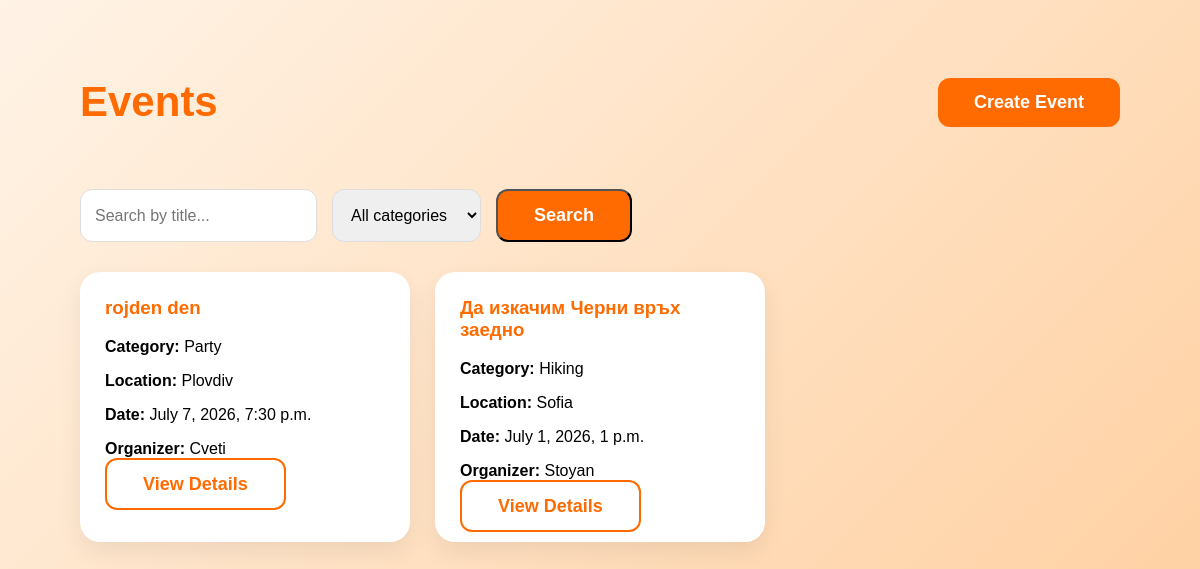
Before: /events/ (signed in) with the older database file.
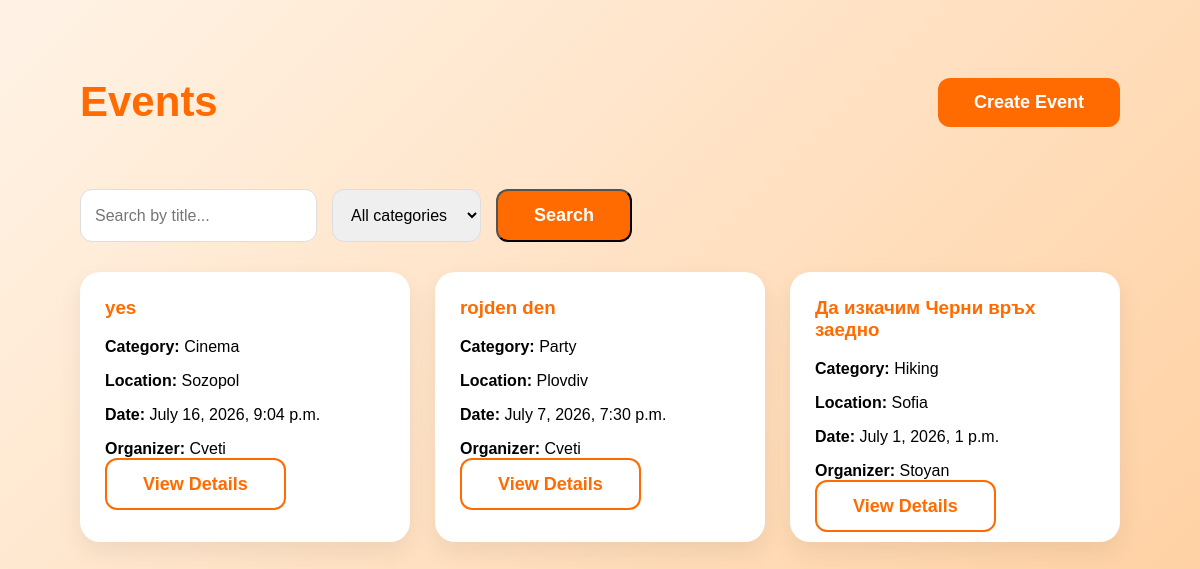
After: the same page with the newer database file.
### events/models.py (models this page shows, shortened)
class Event(models.Model):
    CATEGORY_CHOICES = [
        ("sport", "Sport"),
        ("party", "Party"),
        ("festival", "Festival"),
        ("hiking", "Hiking"),
        ("cinema", "Cinema"),
        ("concert", "Concert"),
        ("games", "Board Games"),
        ("other", "Other"),
    ]
    organizer = models.ForeignKey(
        User,
        on_delete=models.CASCADE,
        related_name="created_events"
    )
    title = models.CharField(max_length=100)
    description = models.TextField()
    category = models.CharField(
        max_length=50,
        choices=CATEGORY_CHOICES
    )
    location = models.CharField(max_length=150)
    date_time = models.DateTimeField()
    max_participants = models.PositiveIntegerField()
    is_adults_only = models.BooleanField(default=False)
    created_at = models.DateTimeField(auto_now_add=True)

### events/views.py (the view)
# urls.py: path("", views.events_list_view, name="events_list"),
@login_required
def events_list_view(request):
    events = Event.objects.all().order_by("-created_at")
    search_query = request.GET.get("search")
    category = request.GET.get("category")
    if search_query:
        events = events.filter(
            Q(title__icontains=search_query) |
            Q(location__icontains=search_query)
        )
    if category:
        events = events.filter(category=category)
    return render(request, "events/events_list.html", {
        "events": events,
        "search_query": search_query,
        "category": category,
        "categories": Event.CATEGORY_CHOICES,
    })

### events/templates/events/events_list.html (shortened to what this page needs)
{% extends "base.html" %}
{% block content %}
<div class="page-container">
    <div class="page-header">
        <h1>Events</h1>
        <a href="{% url 'create_event' %}" class="btn btn-primary">Create Event</a>
    </div>
    <form method="GET" class="filter-form">
        <input
            type="text"
            name="search"
            placeholder="Search by title..."
            value="{{ search_query|default:'' }}">
        <select name="category">
            <option value="">All categories</option>
        </select>
        <button type="submit" class="btn btn-primary">
            Search
        </button>
    </form>
    <div class="event-grid">
        {% for event in events %}
            <div class="event-card">
                <h3>{{ event.title }}</h3>
                <p><strong>Category:</strong> {{ event.get_category_display }}</p>
                <p><strong>Location:</strong> {{ event.location }}</p>
                <p><strong>Date:</strong> {{ event.date_time }}</p>
                <p><strong>Organizer:</strong> {{ event.organizer.username }}</p>
                <a href="{% url 'event_details' event.id %}" class="btn btn-outline">
                    View Details
                </a>
            </div>
        {% empty %}
            <div class="event-card">
                <h3>No events yet</h3>
                <p>Create the first event in EventMate.</p>
            </div>
        {% endfor %}
    </div>
</div>
{% endblock %}

Changed rows visible on the page:
added Event: title "yes", category "Cinema", location "Sozopol", date_time "July 16, 2026, 9:04 p.m.", organizer.username "Cveti"
